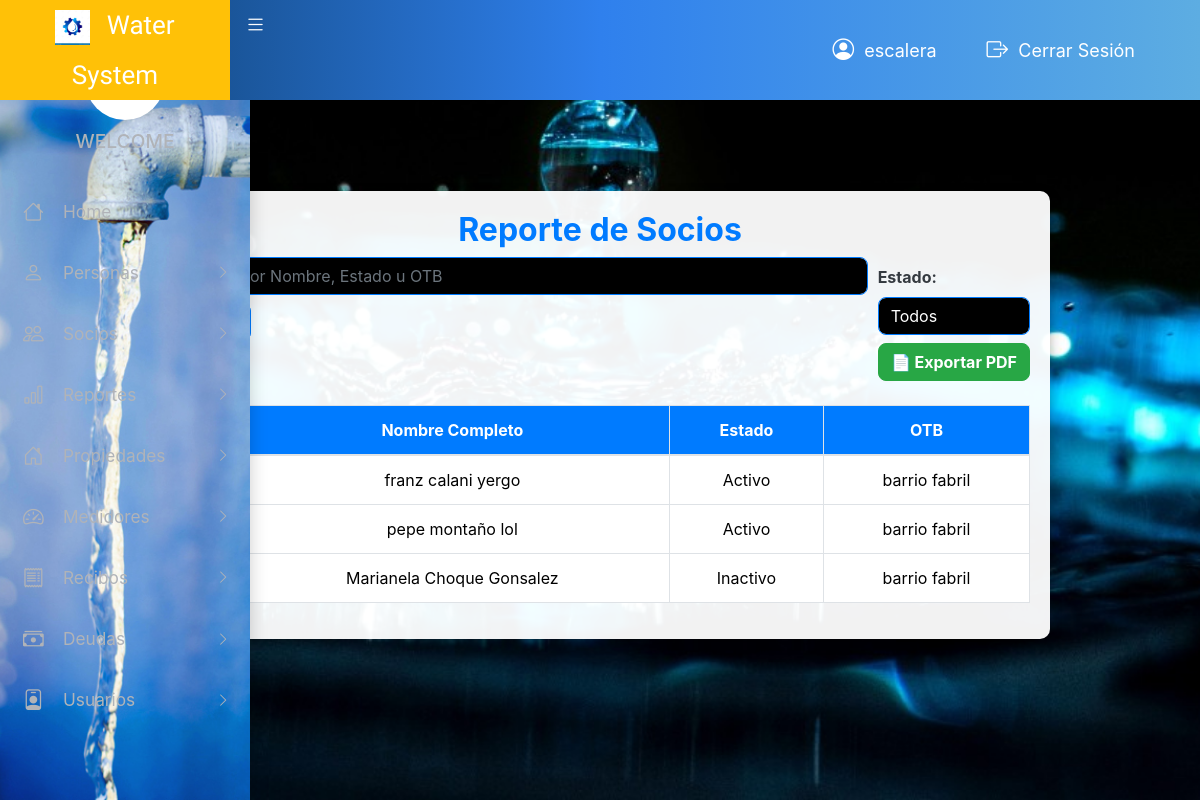
The page /vista/reporteSocios.php (signed in) on the database its author committed.
### tables this page shows
CREATE TABLE `persona` (
  `id_persona` int(11) NOT NULL,
  `nombre` varchar(45) NOT NULL,
  `primer_apellido` varchar(45) NOT NULL,
  `segundo_apellido` varchar(45) DEFAULT NULL,
  `telefono` varchar(45) DEFAULT NULL,
  `celular` varchar(45) DEFAULT NULL,
  `direccion` varchar(100) DEFAULT NULL,
  `email` varchar(45) DEFAULT NULL,
  `CI` varchar(45) DEFAULT NULL
);

CREATE TABLE `socios` (
  `id_persona` int(11) NOT NULL,
  `matricula` varchar(100) DEFAULT NULL,
  `estado` varchar(45) NOT NULL,
  `id_otb` int(11) NOT NULL
);

CREATE TABLE `otb` (
  `id_otb` int(11) NOT NULL,
  `nombre` varchar(45) NOT NULL,
  `distrito` varchar(45) DEFAULT NULL,
  `municipio` varchar(45) DEFAULT NULL,
  `consumo_minimo` varchar(255) DEFAULT NULL,
  `cantidad_maxima` decimal(10,2) DEFAULT NULL,
  `cantidad_minima` decimal(10,2) DEFAULT NULL,
  `m3_adicional` decimal(10,2) DEFAULT NULL
);

### modelo/modelo_Reportes.php (called while the page is built, shortened)
<?php
require_once 'conexion/conexionBase.php';
class ModeloReportes {
    private $con;
    public function __construct() {
        $this->con = new ConexionBase();
    }
    public function obtenerReporteSocios($estado = null) {
        $this->con->CreateConnection();
        $conn = $this->con->getConnection();
        $sql = "SELECT
                    p.id_persona,
                    CONCAT(p.nombre, ' ', p.primer_apellido, ' ', p.segundo_apellido) AS nombre_completo,
                    s.estado,
                    o.nombre AS nombre_otb
                FROM persona p
                INNER JOIN socios s ON p.id_persona = s.id_persona
                INNER JOIN otb o ON s.id_otb = o.id_otb";
        $stmt = $conn->prepare($sql);
        $stmt->execute();
        $result = $stmt->get_result();
        $socios = [];
        while ($row = $result->fetch_assoc()) {
            $socios[] = [
                'nombre_completo' => $row['nombre_completo'],
                'estado' => $row['estado'],
                'nombre_otb' => $row['nombre_otb']
            ];
        }
        $this->con->CloseConnection();
        return $socios;
    }
    public function obtenerReporteDeudas($estado = null) {
        $this->con->CreateConnection();
        $conn = $this->con->getConnection();
        $sql = "SELECT d.id_deuda,
                       CONCAT(p.nombre, ' ', p.primer_apellido, ' ', p.segundo_apellido) AS nombre_completo,
                       d.monto,
                       d.fecha_deuda,
                       d.estado,
                       d.tipo_deuda,
                       d.observaciones
                FROM deudas d
                INNER JOIN socios s ON d.id_socio = s.id_persona
                INNER JOIN persona p ON s.id_persona = p.id_persona";
        $stmt = $conn->prepare($sql);
        $stmt->execute();
        $result = $stmt->get_result();
        $deudas = [];
        while ($row = $result->fetch_assoc()) {
            $deudas[] = $row;
        }
        $this->con->CloseConnection();
        return $deudas;
    }
    public function obtenerReporteRecibos() {
        $this->con->CreateConnection();
        $conn = $this->con->getConnection();
        $sql = "SELECT
                    r.id_recibo,
                    r.numero_serie,
                    r.lectura_anterior,
                    r.lectura_actual,
                    r.consumo_m3,
                    r.importe_bs,
                    r.fecha_lectura,
                    r.observaciones,
                    CONCAT(p.nombre, ' ', p.primer_apellido, ' ', p.segundo_apellido) AS nombre,
                    pr.numero AS numero_casa
                FROM recibos r
                INNER JOIN propiedades pr ON r.id_propiedad = pr.id_propiedades
                INNER JOIN socios s ON pr.id_socio = s.id_persona
                INNER JOIN persona p ON s.id_persona = p.id_persona";
        $result = $conn->query($sql);
        $recibos = [];
        while ($row = $result->fetch_assoc()) {
            $recibos[] = $row;
        }
        $this->con->CloseConnection();
        return $recibos;
    }
}
?>

### controlador/controlador_Reporte.php (called while the page is built, shortened)
<?php
require_once '../modelo/modelo_Reportes.php';
class ControladorReportes {
    private $modeloReportes;
    public function __construct() {
        $this->modeloReportes = new ModeloReportes();
    }
    public function obtenerReportes() {
        return [
            'socios' => $this->modeloReportes->obtenerReporteSocios(),
            'deudas' => $this->modeloReportes->obtenerReporteDeudas(),
            'recibos' => $this->modeloReportes->obtenerReporteRecibos()
        ];
    }
}

### modelo/conexion/conexionBase.php (called while the page is built, shortened)
<?php
class ConexionBase {
    private $host;
    private $user;
    private $password;
    private $database;
    public function __construct() {
        $this->host = HOST;
        $this->user = USER;
        $this->password = PASSWORD;
        $this->database = DATABASE;
    }
    public function CreateConnection() {
        $this->conn = new mysqli($this->host, $this->user, $this->password, $this->database);
        return true;
    }
}
?>

### vista/reporteSocios.php (the view, shortened to what this page needs)
<?php
include_once 'cabecera.php';
include_once 'menu.php';
require_once '../controlador/controlador_Reporte.php';
$controladorReportes = new ControladorReportes();
$reporteSocios = $controladorReportes->obtenerReportes()['socios'];
$busqueda = '';
?>
<!DOCTYPE html>
<html lang="es">
<head>
    <link rel="stylesheet" href="https://stackpath.bootstrapcdn.com/bootstrap/4.5.2/css/bootstrap.min.css">
</head>
<body>
<div class="container">
    <h2>Reporte de Socios</h2>
    <div class="filters mb-4">
        <form method="POST" class="flex-grow-1">
            <input type="text" name="busqueda" class="form-control" placeholder="Buscar por Nombre, Estado u OTB" value="<?php echo htmlspecialchars($busqueda); ?>">
            <button type="submit" class="btn btn-primary mt-2">Buscar</button>
        </form>
        <form action="generarReportePDF.php" method="POST" target="_blank">
            <label class="font-weight-bold text-dark mt-2">Estado:</label>
            <select name="estado" class="form-control">
                <option value="">Todos</option>
            </select>
            <button type="submit" class="btn btn-success mt-2">📄 Exportar PDF</button>
        </form>
    </div>
    <table class="table table-bordered">
        <thead>
            <tr>
                <th>#</th>
                <th>Nombre Completo</th>
                <th>Estado</th>
                <th>OTB</th>
            </tr>
        </thead>
        <tbody>
            <?php
            if (count($reporteSocios) > 0) {
                $n = 1;
                foreach ($reporteSocios as $socio) {
                    echo "<tr>
                            <td>{$n}</td>
                            <td>{$socio['nombre_completo']}</td>
                            <td>{$socio['estado']}</td>
                            <td>{$socio['nombre_otb']}</td>
                          </tr>";
                    $n++;
                }
            } else {
                echo "<tr><td colspan='4' class='text-center'>No se encontraron socios.</td></tr>";
            }
            ?>
        </tbody>
    </table>
</div>
<?php include_once "pie.php"; ?>
</body>
</html>

### vista/reporteSocios.php (style rules this page uses)
body { background-image: url('images/imag.jpg'); background-size: cover; background-attachment: fixed; }
.container { background-color: rgba(255, 255, 255, 0.95); padding: 20px; margin-top: 30px; border-radius: 10px; box-shadow: 0 4px 12px rgba(0, 0, 0, 0.3); max-width: 900px; }
h2 { text-align: center; color: #007bff; font-weight: bold; }
.form-control { background-color: #000; color: #fff; border-radius: 8px; border: 1px solid #007bff; }
.btn-primary, .btn-success { border-radius: 8px; font-weight: bold; }
.table th { background-color: #007bff; color: white; text-align: center; }
.table td { text-align: center; }
.filters { display: flex; justify-content: space-between; flex-wrap: wrap; gap: 10px; }

### rows shown on the page
persona: nombre_completo "franz calani yergo", socios.estado "Activo", otb.nombre "barrio fabril"
persona: nombre_completo "pepe montaño lol", socios.estado "Activo", otb.nombre "barrio fabril"
persona: nombre_completo "Marianela Choque Gonsalez", socios.estado "Inactivo", otb.nombre "barrio fabril"

### other values the page prints
$_SESSION['usuario'] "escalera"
